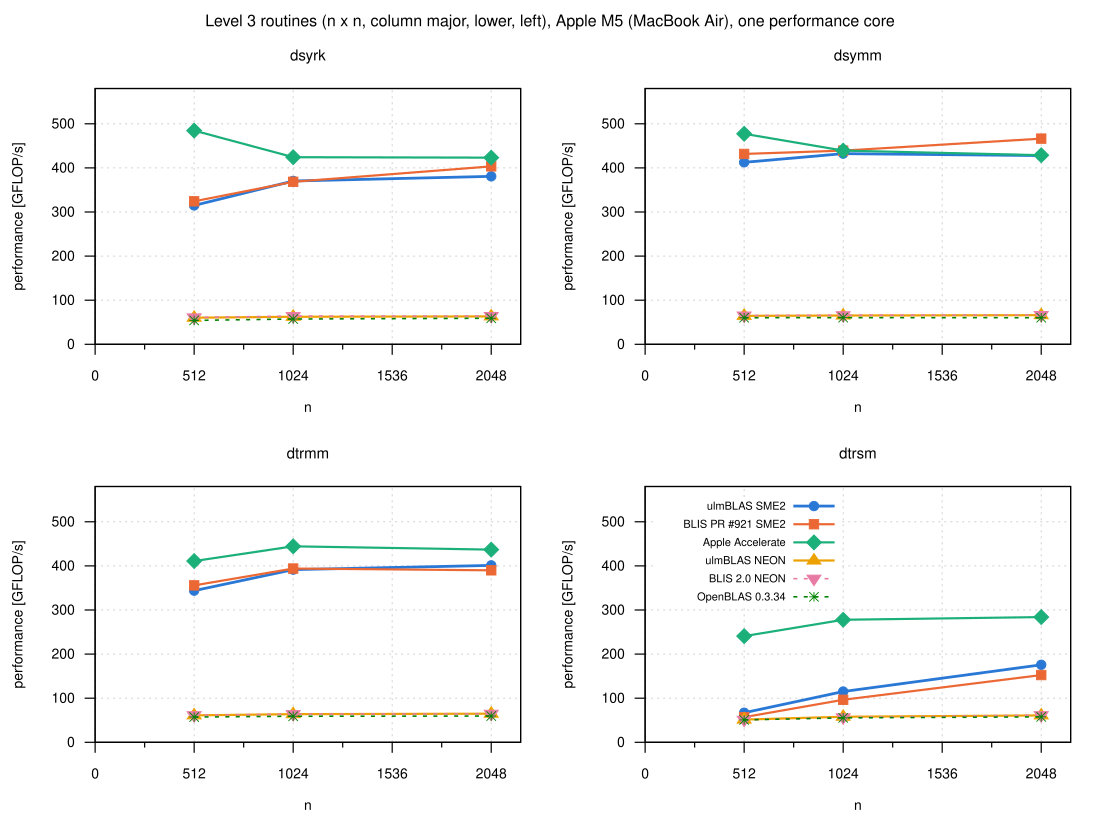

Source code (gnuplot):
load "_style.gp"
set terminal svg size 1100,820 dynamic enhanced font "Helvetica,14" background rgb "white"
set output "level3.svg"
set xrange [0:2200]
set yrange [0:580]
set xtics 0, 512, 2048
set mxtics 2
set multiplot layout 2,2 title "Level 3 routines (n x n, column major, lower, left), Apple M5 (MacBook Air), one performance core" font ",16"
do for [r in "dsyrk dsymm dtrmm dtrsm"] {
    if (r eq "dtrsm") {
        set key inside left top vertical font ",11" spacing 1.1 nobox
    } else {
        set key off
    }
    set title sprintf("%s", r) font ",15"
    set xlabel "n"
    set ylabel "performance [GFLOP/s]"
    plot S."level3_".r.".csv" using "case":"sme"        with linespoints ls 1 title "ulmBLAS SME2", \
         ""                   using "case":"blis_sme"   with linespoints ls 2 title "BLIS PR #921 SME2", \
         ""                   using "case":"accelerate" with linespoints ls 3 title "Apple Accelerate", \
         ""                   using "case":"neon"       with linespoints ls 4 title "ulmBLAS NEON", \
         ""                   using "case":"blis"       with linespoints ls 5 title "BLIS 2.0 NEON", \
         ""                   using "case":"openblas"   with linespoints ls 6 title "OpenBLAS 0.3.34"
}
unset multiplot
